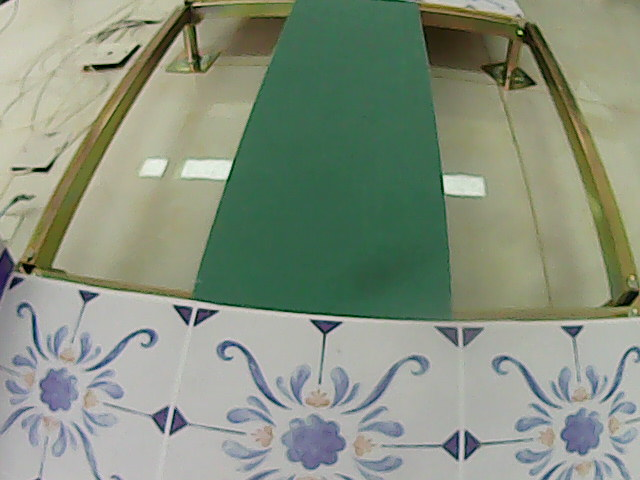
#> input picture Recognize/images/05.jpg, 640 x 480 px
$ python main.py
#> lines starting #> are read from the running program, lines starting #| are printed output that depends on the picture; after the words box and inside, x2 and y2 are one past the last pixel; in counts of white or black regions, pixels touching at a corner belong together
#> further down, img is the input picture: shape (480, 640, 3); mean B, G, R 127.4, 145.5, 135.4
import cv2
import numpy as np
import os
import pandas as pd
import csv
import timeit

import os
from IPython.display import Image, display

def getpos(event,x,y,flags,param):
    if event == cv2.EVENT_LBUTTONDOWN:
        print(img[y,x])

def detect(img):
    # 转换 HSV 色彩空间
    hsv = cv2.cvtColor(img, cv2.COLOR_BGR2HSV)
#> hsv: shape (480, 640, 3); mean H, S, V 52.2, 58.2, 148.5

    # 通过 HSV 对应的绿色色彩区间对绿色部分进行提取
    lower = np.array([60, 43, 46])
    upper = np.array([100, 255, 255])
    mask = cv2.inRange(hsv, lower, upper)
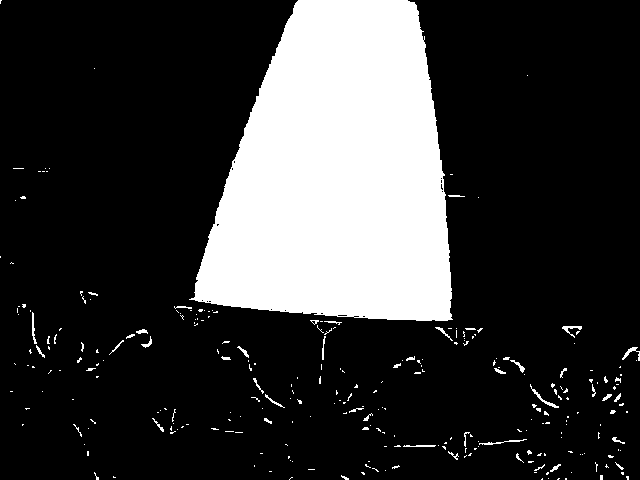
#> mask: shape (480, 640); 21.4% white; 278 white regions (233 under 20 px), largest, box (x1, y1, x2, y2) and area: (189, 0, 453, 321) 62943, (530, 384, 559, 408) 94, (622, 347, 640, 361) 80

    # 图像腐蚀 去除一些干扰小区域 只保留最大的绿色板
    kernel = np.ones((5, 5), np.uint8)
    mask = cv2.erode(mask, kernel)
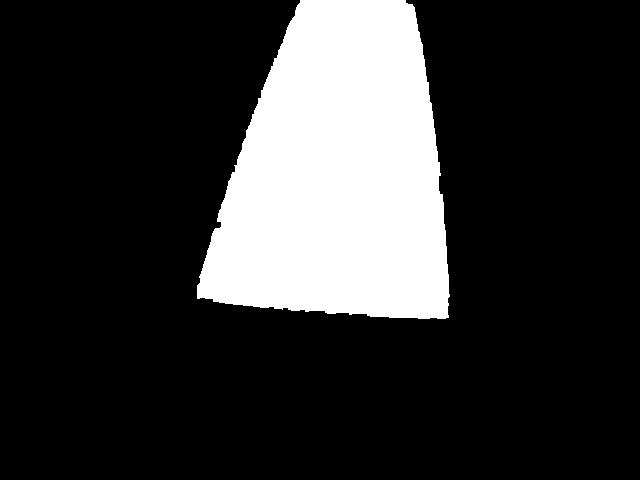
#> mask: shape (480, 640); 19.7% white; 1 white region, box (x1, y1, x2, y2) and area: (197, 0, 450, 319) 60617

    # 获取坐标和长度
    index_x = np.where(mask.sum(0) > 0)[0]
#> index_x = 253 values from 197 to 449
    index_y = np.where(mask.sum(1) > 0)[0]
#> index_y = 319 values from 0 to 318
    offset = 5
    if len(index_x) and len(index_y):
        x0 = index_x[0]
#> x0 = 197
        x1 = index_x[-1]
#> x1 = 449
        y1 = index_y[-1] - offset
#> y1 = 313
        return x1-x0, x0, y1
    else:
        return 0, 0, 0


img_name = '05.jpg'

# 获取路径
img_path = os.path.join('images', img_name)
save_path = os.path.join('outputs', img_name)

# 读取图像
img = cv2.imread(img_path)

# 图像检测
r, x, y = (int(x) for x in detect(img))
#> r = 252; x = 197; y = 313

# 绘制结果
cv2.circle(img, (x, y), 3, (225, 0, 0), 5)
cv2.circle(img, (x, y), r, (225, 0, 0), 3)
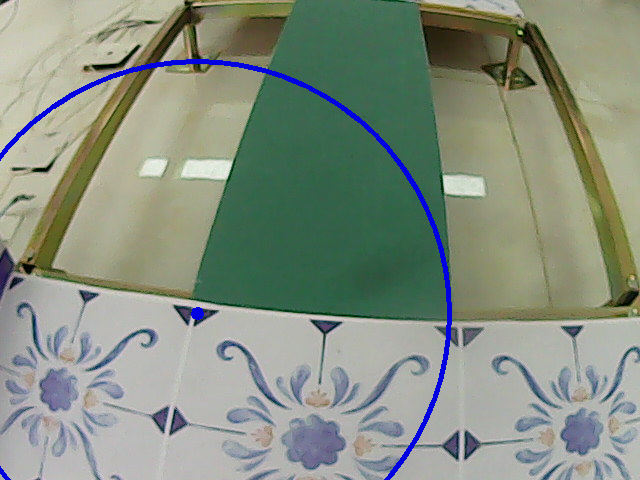
#> img: shape (480, 640, 3); mean B, G, R 128.9, 143.6, 133.7

# 保存并显示
cv2.imwrite(save_path, img)
display(Image(save_path))

# 显示结果图片
cv2.imshow("image", img)
cv2.setMouseCallback('image',getpos)
cv2.waitKey()
cv2.destroyAllWindows()

print(r, x, y)
#| 252 197 313

$ run again, with Recognize/images/02.jpg copied over Recognize/images/05.jpg
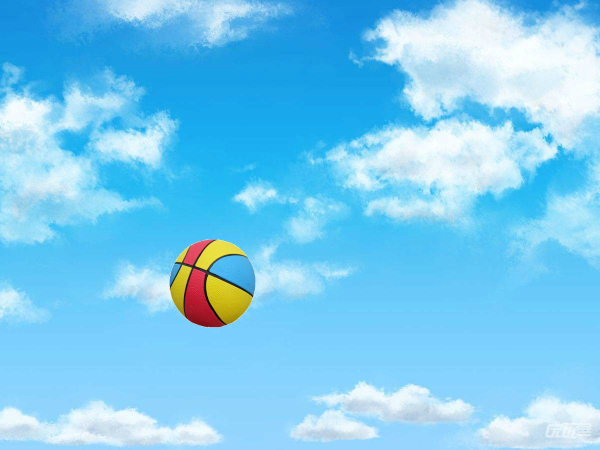
#> input picture Recognize/images/02.jpg, 1200 x 900 px (shown at 1/2 size)
#> img is the input picture: shape (900, 1200, 3); mean B, G, R 241.6, 203.3, 122.2
#> hsv: shape (900, 1200, 3); mean H, S, V 99.3, 131.4, 244
#> in detect, `mask = cv2.erode(mask, kernel)`:
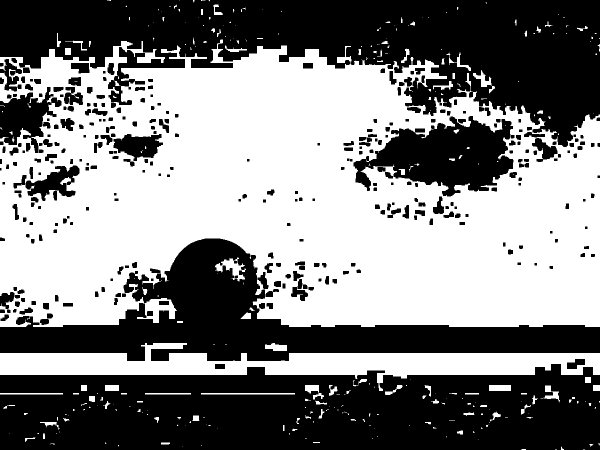
#> mask: shape (900, 1200) (shown at 1/2 size); 50.9% white; 320 black regions (1 under 20 px), largest, box (x1, y1, x2, y2) and area: (0, 0, 1200, 294) 180885, (0, 728, 1200, 900) 174410, (0, 477, 1200, 722) 100304
#> index_x = 1200 values from 0 to 1199
#> index_y = 862 values from 0 to 899
#> x0 = 0
#> x1 = 1199
#> y1 = 894
#> r = 1199; x = 0; y = 894
#> `cv2.circle(img, (x, y), r, (225, 0, 0), 3)`:
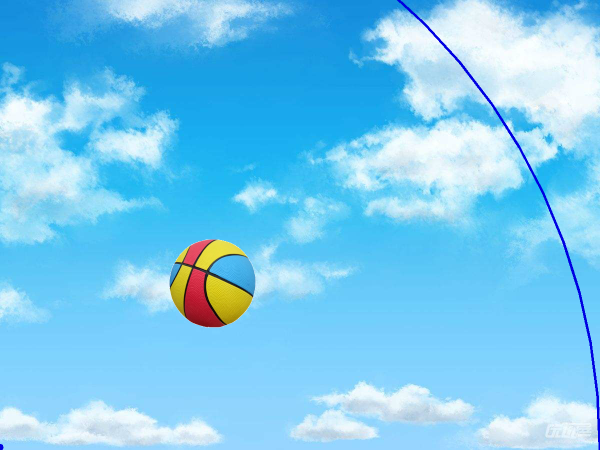
#> img: shape (900, 1200, 3) (shown at 1/2 size); mean B, G, R 241.5, 202.3, 121.6
#| 1199 0 894

$ run again, with Recognize/images/03.jpg copied over Recognize/images/05.jpg
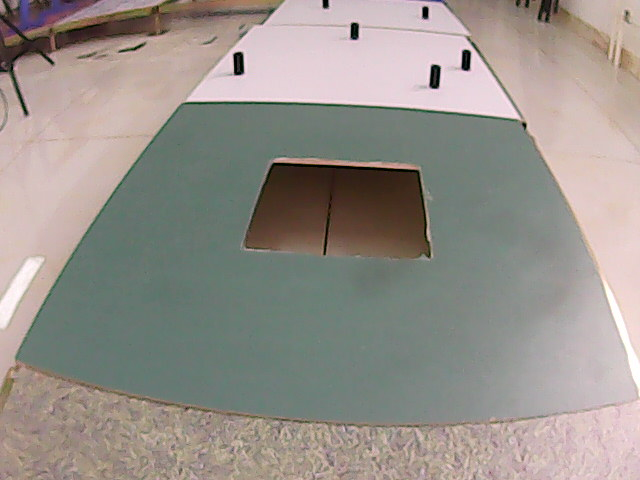
#> input picture Recognize/images/03.jpg, 640 x 480 px
#> img is the input picture: shape (480, 640, 3); mean B, G, R 139, 145.3, 151.2
#> hsv: shape (480, 640, 3); mean H, S, V 58.1, 38.6, 156.7
#> in detect, `mask = cv2.erode(mask, kernel)`:
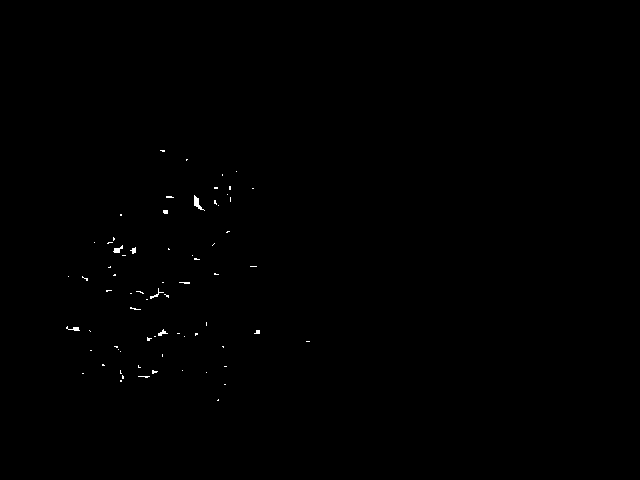
#> mask: shape (480, 640); 0.19% white in thin lines or dots, all inside (x1, y1, x2, y2) = (66, 150, 310, 401)
#> index_x = 148 values from 66 to 309
#> index_y = 126 values from 150 to 400
#> x0 = 66
#> x1 = 309
#> y1 = 395
#> r = 243; x = 66; y = 395
#> `cv2.circle(img, (x, y), r, (225, 0, 0), 3)`:
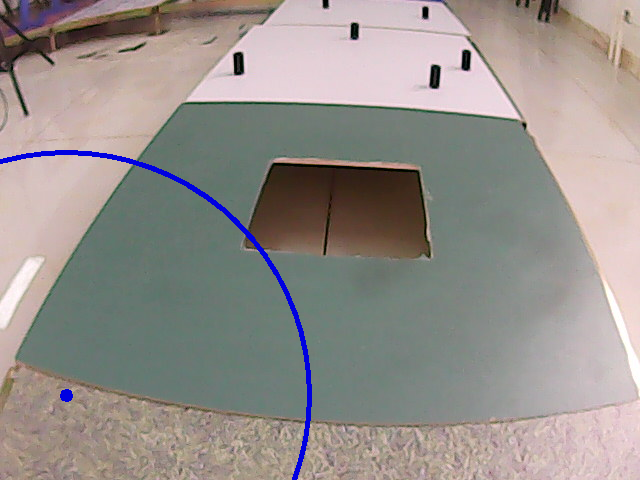
#> img: shape (480, 640, 3); mean B, G, R 139.9, 144.1, 149.9
#| 243 66 395
